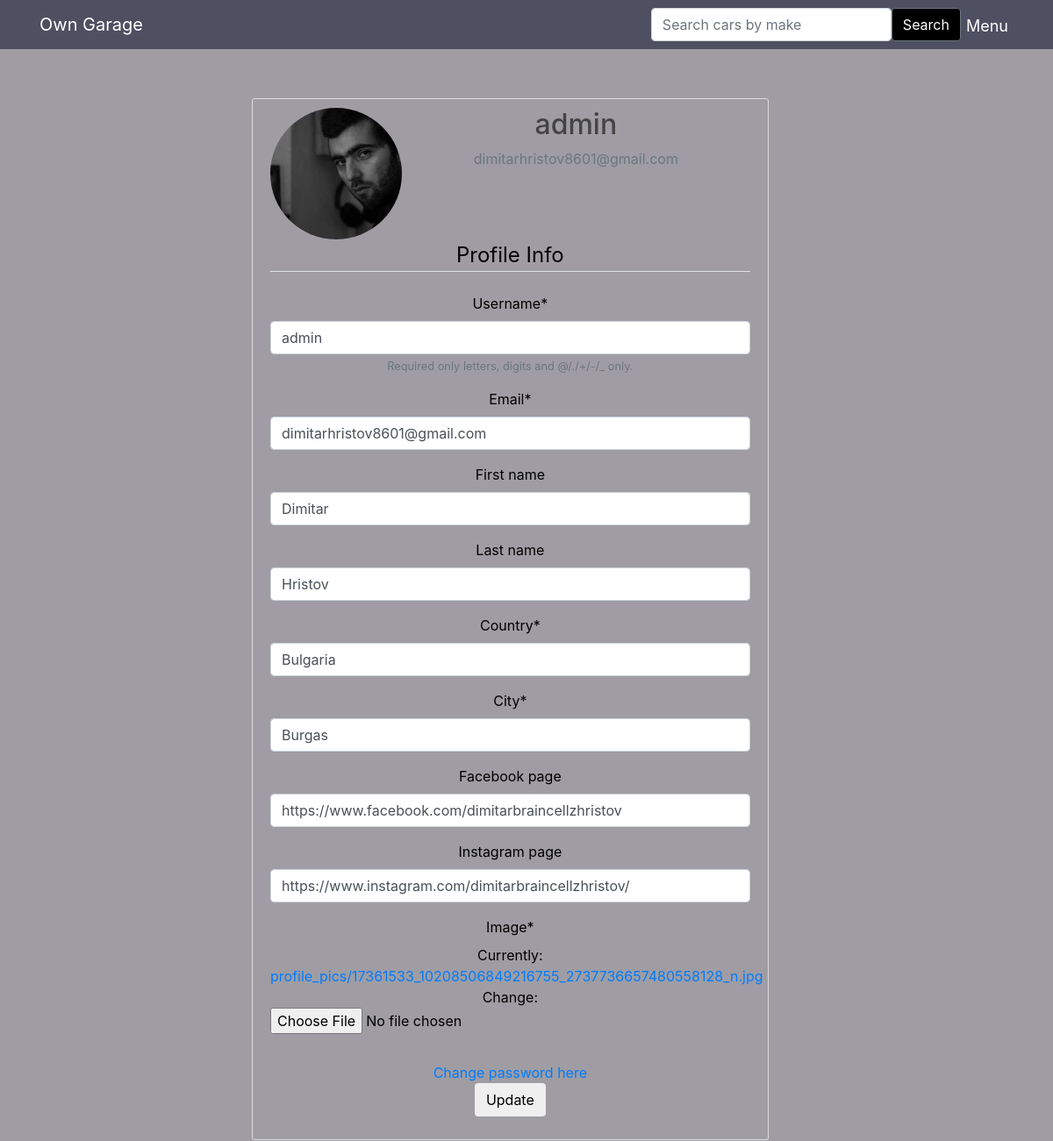
/profile/ (signed in), run on the app's committed database.
### users/models.py (models this page shows, shortened)
class Profile(models.Model):
    user = models.OneToOneField(User, on_delete=models.CASCADE)
    image = models.ImageField(default='default.jpg', upload_to='profile_pics')
    country = models.CharField(default='', max_length=50)
    city = models.CharField(default='', max_length=50)
    facebook_page = models.CharField(max_length=255, null=True, blank=True)
    instagram_page = models.CharField(max_length=255, null=True, blank=True)

### users/views.py (the view)
# urls.py: path('profile/', user_views.profile, name='profile'),
@login_required
def profile(request):
    if request.method == "POST":
        u_form = UserUpdateForm(request.POST, instance=request.user)
        p_form = ProfileUpdateForm(request.POST, request.FILES, instance=request.user.profile)
        if u_form.is_valid() and p_form.is_valid():
            u_form.save()
            p_form.save()
            messages.success(request, f'Your profile has been updated')
            return redirect('profile')
    else:
        u_form = UserUpdateForm(instance=request.user)
        p_form = ProfileUpdateForm(instance=request.user.profile)
    return render(request, 'users/profile.html', {'u_form': u_form, 'p_form': p_form})

### users/forms.py
class UserUpdateForm(forms.ModelForm):
    email = forms.EmailField()
    class Meta:
        model = User
        fields = ['username', 'email', 'first_name', 'last_name']
        help_texts = {
            'username': 'Required only letters, digits and @/./+/-/_ only.',
        }

class ProfileUpdateForm(forms.ModelForm):
    class Meta:
        model = Profile
        fields = ['country', 'city', 'facebook_page', 'instagram_page', 'image']

### users/templates/users/profile.html (shortened to what this page needs)
{% extends 'garage/base.html' %}
{% load crispy_forms_tags %}
{% block content %}
  <div class="content-section">
    <div class="media">
      <img class="rounded-circle" src="{{ user.profile.image.url }}" style="height: 150px; width: 150px;">
      <div class="media-body">
        <h2 class="account0heading">{{ user.username }}</h2>
        <p class="text-secondary">{{ user.email }}</p>
      </div>
    </div>
    <form method="POST" enctype="multipart/form-data">
        <fieldset class="form-group">
        <legend class="border-bottom mb-4">Profile Info</legend>
          {{ u_form|crispy }}
          {{ p_form|crispy }}
        </fieldset>
        <a href="{% url 'password_reset' %}">Change password here</a>
        <div class="form-group">
          <button class="btn bnt-outline-info" type="submit">Update</button>
        </div>
    </form>
  </div>
{% endblock %}

### garage/static/garage/main.css (style rules this page uses)
* { box-sizing: border-box; }
body { background: #9f9da3; color: #000; margin-top: 7rem; margin-left: 17rem; }
h1, h2, h3, h4, h5, h6 { color: #444444; }
.content-section { background: #9f9da3; padding: 10px 20px; border: 1px solid #dddddd; border-radius: 3px; margin-bottom: 20px; }

### data on the page
Profile: country "Bulgaria", city "Burgas", facebook_page "https://www.facebook.com/dimitarbraincellzhristov", instagram_page "https://www.instagram.com/dimitarbraincellzhristov/"

### other printed values
{{ user.username }} "admin"
{{ user.email }} "dimitarhristov8601@gmail.com"
